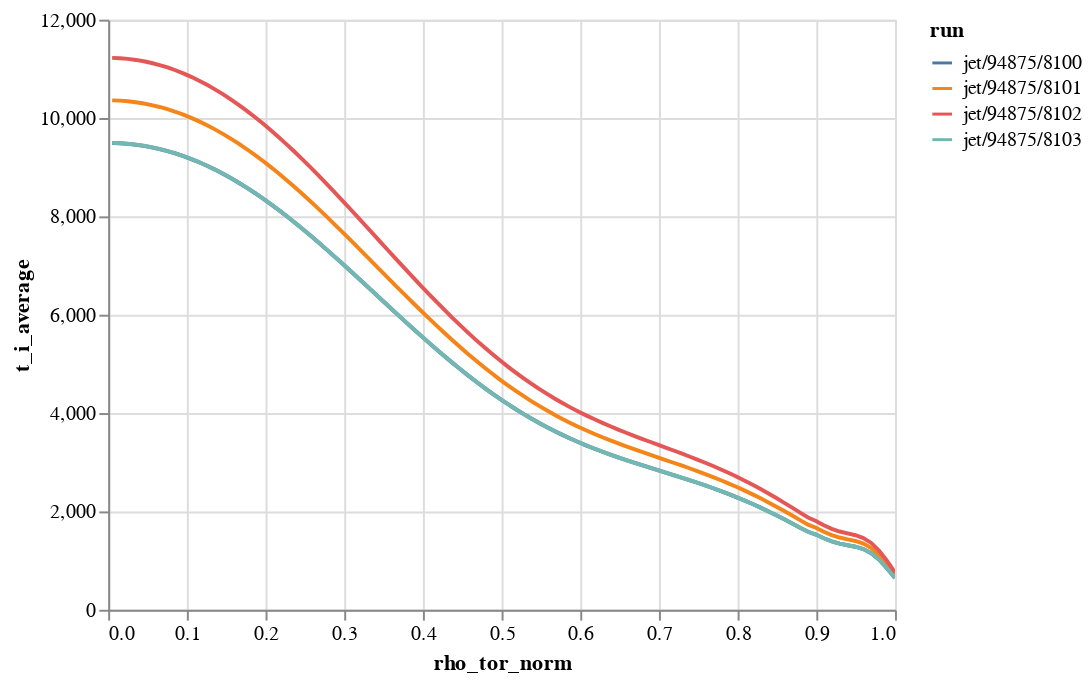

Notebook source saved alongside this figure:
### Markdown cell above
*Duqtools* has some built-in plots as well, using [altair](https://altair-viz.github.io/), that are designed with larger data sets and interactivity in mind.

### Code cell
from duqtools.api import alt_line_chart

chart = alt_line_chart(
    dataset, 
    x='rho_tor_norm', 
    y='t_i_average'
)
chart

### Figure 1 — Vega-Lite specification as saved in the notebook (floating-point values rounded to 4 significant figures; data arrays with more than 128 entries replaced by an {"elided": "..."} marker saying what was removed)
{"config": {"view": {"continuousWidth": 400, "continuousHeight": 300}}, "data": {"name": "data-6939b5c0427a98da6f907c582eb9db75"}, "mark": "line", "encoding": {"color": {"field": "run", "type": "nominal"}, "tooltip": {"field": "run", "type": "nominal"}, "x": {"field": "rho_tor_norm", "type": "quantitative"}, "y": {"field": "t_i_average", "type": "quantitative"}}, "selection": {"time": {"type": "single", "fields": ["slider"], "bind": {"input": "range", "max": 1.0, "min": 0, "step": 1}, "init": {"slider": 0}}, "selector001": {"type": "interval", "bind": "scales", "encodings": ["x", "y"]}}, "transform": [{"filter": {"selection": "time"}}], "$schema": "https://vega.github.io/schema/vega-lite/v4.17.0.json", "datasets": {"data-6939b5c0427a98da6f907c582eb9db75": {"elided": "800 records"}}}
